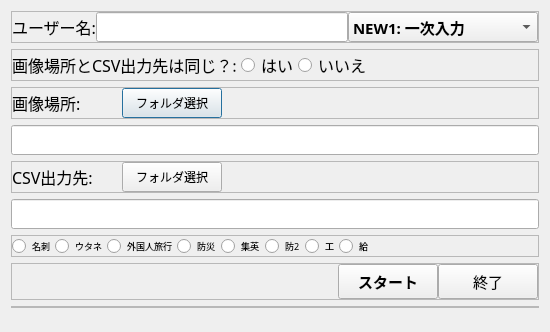
<?xml version="1.0" encoding="UTF-8"?>
<ui version="4.0">
 <class>InitDialog</class>
 <widget class="QDialog" name="InitDialog">
  <property name="geometry">
   <rect>
    <x>0</x>
    <y>0</y>
    <width>550</width>
    <height>332</height>
   </rect>
  </property>
  <property name="minimumSize">
   <size>
    <width>550</width>
    <height>0</height>
   </size>
  </property>
  <property name="maximumSize">
   <size>
    <width>1500</width>
    <height>600</height>
   </size>
  </property>
  <property name="font">
   <font>
    <family>BIZ UDゴシック</family>
    <pointsize>12</pointsize>
   </font>
  </property>
  <property name="windowTitle">
   <string>初期設定</string>
  </property>
  <layout class="QVBoxLayout" name="verticalLayout">
   <property name="leftMargin">
    <number>11</number>
   </property>
   <property name="topMargin">
    <number>11</number>
   </property>
   <property name="rightMargin">
    <number>11</number>
   </property>
   <item>
    <widget class="QFrame" name="frame_4">
     <property name="sizePolicy">
      <sizepolicy hsizetype="Expanding" vsizetype="Fixed">
       <horstretch>0</horstretch>
       <verstretch>0</verstretch>
      </sizepolicy>
     </property>
     <property name="minimumSize">
      <size>
       <width>0</width>
       <height>0</height>
      </size>
     </property>
     <property name="frameShape">
      <enum>QFrame::StyledPanel</enum>
     </property>
     <property name="frameShadow">
      <enum>QFrame::Raised</enum>
     </property>
     <layout class="QHBoxLayout" name="horizontalLayout">
      <property name="spacing">
       <number>0</number>
      </property>
      <property name="leftMargin">
       <number>0</number>
      </property>
      <property name="topMargin">
       <number>0</number>
      </property>
      <property name="rightMargin">
       <number>0</number>
      </property>
      <property name="bottomMargin">
       <number>0</number>
      </property>
      <item>
       <widget class="QLabel" name="label">
        <property name="text">
         <string>ユーザー名:</string>
        </property>
       </widget>
      </item>
      <item>
       <widget class="QLineEdit" name="lineEdit_username">
        <property name="minimumSize">
         <size>
          <width>0</width>
          <height>30</height>
         </size>
        </property>
        <property name="maximumSize">
         <size>
          <width>16777215</width>
          <height>30</height>
         </size>
        </property>
        <property name="text">
         <string/>
        </property>
       </widget>
      </item>
      <item>
       <widget class="QComboBox" name="comboBox_input_mode">
        <property name="minimumSize">
         <size>
          <width>190</width>
          <height>30</height>
         </size>
        </property>
        <property name="maximumSize">
         <size>
          <width>160</width>
          <height>30</height>
         </size>
        </property>
        <property name="font">
         <font>
          <family>BIZ UDゴシック</family>
          <pointsize>11</pointsize>
          <weight>75</weight>
          <bold>true</bold>
         </font>
        </property>
        <property name="whatsThis">
         <string/>
        </property>
        <item>
         <property name="text">
          <string>NEW1: 一次入力</string>
         </property>
        </item>
        <item>
         <property name="text">
          <string>VER1: 入力確認</string>
         </property>
        </item>
       </widget>
      </item>
     </layout>
    </widget>
   </item>
   <item>
    <widget class="QFrame" name="frame_2">
     <property name="frameShape">
      <enum>QFrame::StyledPanel</enum>
     </property>
     <property name="frameShadow">
      <enum>QFrame::Raised</enum>
     </property>
     <layout class="QHBoxLayout" name="horizontalLayout_3">
      <property name="spacing">
       <number>0</number>
      </property>
      <property name="leftMargin">
       <number>0</number>
      </property>
      <property name="topMargin">
       <number>0</number>
      </property>
      <property name="rightMargin">
       <number>0</number>
      </property>
      <property name="bottomMargin">
       <number>0</number>
      </property>
      <item>
       <widget class="QLabel" name="label_4">
        <property name="sizePolicy">
         <sizepolicy hsizetype="Preferred" vsizetype="Fixed">
          <horstretch>0</horstretch>
          <verstretch>0</verstretch>
         </sizepolicy>
        </property>
        <property name="minimumSize">
         <size>
          <width>0</width>
          <height>0</height>
         </size>
        </property>
        <property name="maximumSize">
         <size>
          <width>16777215</width>
          <height>16777215</height>
         </size>
        </property>
        <property name="text">
         <string>画像場所とCSV出力先は同じ？: </string>
        </property>
       </widget>
      </item>
      <item>
       <widget class="QRadioButton" name="radioButton_csvpath_true">
        <property name="text">
         <string>はい</string>
        </property>
       </widget>
      </item>
      <item>
       <widget class="QRadioButton" name="radioButton_csvpath_false">
        <property name="text">
         <string>いいえ</string>
        </property>
       </widget>
      </item>
      <item>
       <spacer name="horizontalSpacer_5">
        <property name="orientation">
         <enum>Qt::Horizontal</enum>
        </property>
        <property name="sizeHint" stdset="0">
         <size>
          <width>40</width>
          <height>20</height>
         </size>
        </property>
       </spacer>
      </item>
     </layout>
    </widget>
   </item>
   <item>
    <widget class="QFrame" name="frame">
     <property name="frameShape">
      <enum>QFrame::StyledPanel</enum>
     </property>
     <property name="frameShadow">
      <enum>QFrame::Raised</enum>
     </property>
     <layout class="QHBoxLayout" name="horizontalLayout_2">
      <property name="spacing">
       <number>0</number>
      </property>
      <property name="leftMargin">
       <number>0</number>
      </property>
      <property name="topMargin">
       <number>0</number>
      </property>
      <property name="rightMargin">
       <number>0</number>
      </property>
      <property name="bottomMargin">
       <number>0</number>
      </property>
      <item>
       <widget class="QLabel" name="label_2">
        <property name="sizePolicy">
         <sizepolicy hsizetype="Preferred" vsizetype="Fixed">
          <horstretch>0</horstretch>
          <verstretch>0</verstretch>
         </sizepolicy>
        </property>
        <property name="minimumSize">
         <size>
          <width>110</width>
          <height>0</height>
         </size>
        </property>
        <property name="maximumSize">
         <size>
          <width>80</width>
          <height>16777215</height>
         </size>
        </property>
        <property name="text">
         <string>画像場所:</string>
        </property>
       </widget>
      </item>
      <item>
       <widget class="QPushButton" name="pushButton_img_path_dialog">
        <property name="minimumSize">
         <size>
          <width>100</width>
          <height>30</height>
         </size>
        </property>
        <property name="maximumSize">
         <size>
          <width>100</width>
          <height>30</height>
         </size>
        </property>
        <property name="font">
         <font>
          <family>BIZ UDゴシック</family>
          <pointsize>9</pointsize>
         </font>
        </property>
        <property name="text">
         <string>フォルダ選択</string>
        </property>
       </widget>
      </item>
      <item>
       <spacer name="horizontalSpacer_3">
        <property name="orientation">
         <enum>Qt::Horizontal</enum>
        </property>
        <property name="sizeHint" stdset="0">
         <size>
          <width>362</width>
          <height>20</height>
         </size>
        </property>
       </spacer>
      </item>
     </layout>
    </widget>
   </item>
   <item>
    <widget class="QLineEdit" name="lineEdit_img_path">
     <property name="minimumSize">
      <size>
       <width>0</width>
       <height>30</height>
      </size>
     </property>
     <property name="font">
      <font>
       <family>BIZ UDゴシック</family>
       <pointsize>9</pointsize>
      </font>
     </property>
     <property name="focusPolicy">
      <enum>Qt::NoFocus</enum>
     </property>
     <property name="text">
      <string/>
     </property>
    </widget>
   </item>
   <item>
    <widget class="QFrame" name="frame_3">
     <property name="frameShape">
      <enum>QFrame::StyledPanel</enum>
     </property>
     <property name="frameShadow">
      <enum>QFrame::Raised</enum>
     </property>
     <layout class="QHBoxLayout" name="horizontalLayout_4">
      <property name="spacing">
       <number>0</number>
      </property>
      <property name="leftMargin">
       <number>0</number>
      </property>
      <property name="topMargin">
       <number>0</number>
      </property>
      <property name="rightMargin">
       <number>0</number>
      </property>
      <property name="bottomMargin">
       <number>0</number>
      </property>
      <item>
       <widget class="QLabel" name="label_3">
        <property name="sizePolicy">
         <sizepolicy hsizetype="Preferred" vsizetype="Fixed">
          <horstretch>0</horstretch>
          <verstretch>0</verstretch>
         </sizepolicy>
        </property>
        <property name="minimumSize">
         <size>
          <width>110</width>
          <height>0</height>
         </size>
        </property>
        <property name="maximumSize">
         <size>
          <width>80</width>
          <height>16777215</height>
         </size>
        </property>
        <property name="text">
         <string>CSV出力先:</string>
        </property>
       </widget>
      </item>
      <item>
       <widget class="QPushButton" name="pushButton_output_path_dialog">
        <property name="minimumSize">
         <size>
          <width>100</width>
          <height>30</height>
         </size>
        </property>
        <property name="maximumSize">
         <size>
          <width>100</width>
          <height>30</height>
         </size>
        </property>
        <property name="font">
         <font>
          <family>BIZ UDゴシック</family>
          <pointsize>9</pointsize>
         </font>
        </property>
        <property name="text">
         <string>フォルダ選択</string>
        </property>
       </widget>
      </item>
      <item>
       <spacer name="horizontalSpacer_2">
        <property name="orientation">
         <enum>Qt::Horizontal</enum>
        </property>
        <property name="sizeHint" stdset="0">
         <size>
          <width>362</width>
          <height>20</height>
         </size>
        </property>
       </spacer>
      </item>
     </layout>
    </widget>
   </item>
   <item>
    <widget class="QLineEdit" name="lineEdit_output_path">
     <property name="minimumSize">
      <size>
       <width>0</width>
       <height>30</height>
      </size>
     </property>
     <property name="font">
      <font>
       <family>BIZ UDゴシック</family>
       <pointsize>9</pointsize>
      </font>
     </property>
     <property name="focusPolicy">
      <enum>Qt::NoFocus</enum>
     </property>
    </widget>
   </item>
   <item>
    <widget class="QFrame" name="frame_main_mode">
     <property name="frameShape">
      <enum>QFrame::StyledPanel</enum>
     </property>
     <property name="frameShadow">
      <enum>QFrame::Raised</enum>
     </property>
     <layout class="QHBoxLayout" name="horizontalLayout_6">
      <property name="spacing">
       <number>0</number>
      </property>
      <property name="leftMargin">
       <number>0</number>
      </property>
      <property name="topMargin">
       <number>0</number>
      </property>
      <property name="rightMargin">
       <number>0</number>
      </property>
      <property name="bottomMargin">
       <number>0</number>
      </property>
      <item>
       <widget class="QRadioButton" name="radioButton_main_card">
        <property name="font">
         <font>
          <family>BIZ UDゴシック</family>
          <pointsize>7</pointsize>
         </font>
        </property>
        <property name="text">
         <string>名刺</string>
        </property>
       </widget>
      </item>
      <item>
       <widget class="QRadioButton" name="radioButton_main_utane">
        <property name="font">
         <font>
          <family>BIZ UDゴシック</family>
          <pointsize>7</pointsize>
         </font>
        </property>
        <property name="text">
         <string>ウタネ</string>
        </property>
       </widget>
      </item>
      <item>
       <widget class="QRadioButton" name="radioButton_main_foreigner">
        <property name="font">
         <font>
          <family>BIZ UDゴシック</family>
          <pointsize>7</pointsize>
         </font>
        </property>
        <property name="text">
         <string>外国人旅行</string>
        </property>
       </widget>
      </item>
      <item>
       <widget class="QRadioButton" name="radioButton_main_prevention">
        <property name="font">
         <font>
          <family>BIZ UDゴシック</family>
          <pointsize>7</pointsize>
         </font>
        </property>
        <property name="text">
         <string>防災</string>
        </property>
       </widget>
      </item>
      <item>
       <widget class="QRadioButton" name="radioButton_main_syuei">
        <property name="font">
         <font>
          <family>BIZ UDゴシック</family>
          <pointsize>7</pointsize>
         </font>
        </property>
        <property name="text">
         <string>集英</string>
        </property>
       </widget>
      </item>
      <item>
       <widget class="QRadioButton" name="radioButton_main_prevention2">
        <property name="font">
         <font>
          <family>BIZ UDゴシック</family>
          <pointsize>7</pointsize>
         </font>
        </property>
        <property name="text">
         <string>防2</string>
        </property>
       </widget>
      </item>
      <item>
       <widget class="QRadioButton" name="radioButton_main_factory">
        <property name="font">
         <font>
          <family>BIZ UDゴシック</family>
          <pointsize>7</pointsize>
         </font>
        </property>
        <property name="text">
         <string>工</string>
        </property>
       </widget>
      </item>
      <item>
       <widget class="QRadioButton" name="radioButton_main_payroll">
        <property name="font">
         <font>
          <family>BIZ UDゴシック</family>
          <pointsize>7</pointsize>
         </font>
        </property>
        <property name="text">
         <string>給</string>
        </property>
       </widget>
      </item>
      <item>
       <spacer name="horizontalSpacer_6">
        <property name="orientation">
         <enum>Qt::Horizontal</enum>
        </property>
        <property name="sizeHint" stdset="0">
         <size>
          <width>40</width>
          <height>20</height>
         </size>
        </property>
       </spacer>
      </item>
     </layout>
    </widget>
   </item>
   <item>
    <widget class="QFrame" name="frame_5">
     <property name="frameShape">
      <enum>QFrame::StyledPanel</enum>
     </property>
     <property name="frameShadow">
      <enum>QFrame::Raised</enum>
     </property>
     <layout class="QHBoxLayout" name="horizontalLayout_5">
      <property name="spacing">
       <number>0</number>
      </property>
      <property name="leftMargin">
       <number>0</number>
      </property>
      <property name="topMargin">
       <number>0</number>
      </property>
      <property name="rightMargin">
       <number>0</number>
      </property>
      <property name="bottomMargin">
       <number>0</number>
      </property>
      <item>
       <spacer name="horizontalSpacer">
        <property name="orientation">
         <enum>Qt::Horizontal</enum>
        </property>
        <property name="sizeHint" stdset="0">
         <size>
          <width>330</width>
          <height>20</height>
         </size>
        </property>
       </spacer>
      </item>
      <item>
       <widget class="QPushButton" name="pushButton_start">
        <property name="sizePolicy">
         <sizepolicy hsizetype="Preferred" vsizetype="Fixed">
          <horstretch>0</horstretch>
          <verstretch>0</verstretch>
         </sizepolicy>
        </property>
        <property name="minimumSize">
         <size>
          <width>100</width>
          <height>35</height>
         </size>
        </property>
        <property name="maximumSize">
         <size>
          <width>100</width>
          <height>35</height>
         </size>
        </property>
        <property name="font">
         <font>
          <family>BIZ UDゴシック</family>
          <pointsize>11</pointsize>
          <weight>75</weight>
          <italic>false</italic>
          <bold>true</bold>
         </font>
        </property>
        <property name="text">
         <string>スタート</string>
        </property>
       </widget>
      </item>
      <item>
       <widget class="QPushButton" name="pushButton_cancel">
        <property name="sizePolicy">
         <sizepolicy hsizetype="Preferred" vsizetype="Fixed">
          <horstretch>0</horstretch>
          <verstretch>0</verstretch>
         </sizepolicy>
        </property>
        <property name="minimumSize">
         <size>
          <width>100</width>
          <height>35</height>
         </size>
        </property>
        <property name="maximumSize">
         <size>
          <width>100</width>
          <height>35</height>
         </size>
        </property>
        <property name="font">
         <font>
          <family>BIZ UDゴシック</family>
          <pointsize>11</pointsize>
         </font>
        </property>
        <property name="text">
         <string>終了</string>
        </property>
       </widget>
      </item>
     </layout>
    </widget>
   </item>
   <item>
    <widget class="QFrame" name="frame_one_or_rept_info">
     <property name="frameShape">
      <enum>QFrame::StyledPanel</enum>
     </property>
     <property name="frameShadow">
      <enum>QFrame::Raised</enum>
     </property>
     <layout class="QVBoxLayout" name="verticalLayout_2">
      <property name="spacing">
       <number>0</number>
      </property>
      <property name="leftMargin">
       <number>0</number>
      </property>
      <property name="topMargin">
       <number>0</number>
      </property>
      <property name="rightMargin">
       <number>0</number>
      </property>
      <property name="bottomMargin">
       <number>0</number>
      </property>
     </layout>
    </widget>
   </item>
   <item>
    <spacer name="verticalSpacer">
     <property name="orientation">
      <enum>Qt::Vertical</enum>
     </property>
     <property name="sizeHint" stdset="0">
      <size>
       <width>20</width>
       <height>40</height>
      </size>
     </property>
    </spacer>
   </item>
  </layout>
 </widget>
 <tabstops>
  <tabstop>lineEdit_username</tabstop>
 </tabstops>
 <resources/>
 <connections/>
</ui>
